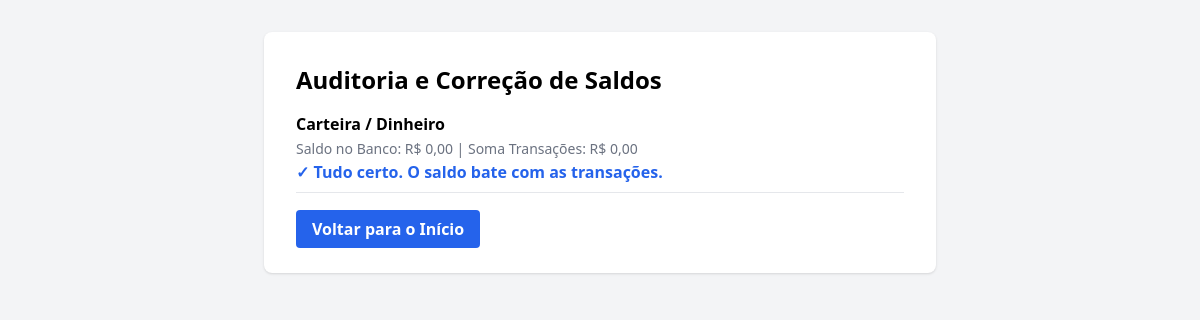
Screenshot of /src/recalcular_saldos.php with the database file from the repository.
### tables this page shows
CREATE TABLE accounts (
    id INT AUTO_INCREMENT PRIMARY KEY,
    name VARCHAR(50) NOT NULL,
    current_balance DECIMAL(10, 2) DEFAULT 0.00
);

### src/recalcular_saldos.php (the view, shortened to what this page needs)
<?php
require_once 'config.php';
?>
<!DOCTYPE html>
<html lang="pt-br">
<head>
    <?php require 'head.php'; ?>
</head>
<body class="bg-gray-100 p-8">
    <div class="max-w-2xl mx-auto bg-white p-8 rounded-lg shadow">
        <h2 class="text-2xl font-bold mb-4">Auditoria e Correção de Saldos</h2>
        <ul class="space-y-4">
<?php
try {
    $pdo->beginTransaction();
    $contas = $pdo->query("SELECT id, name, current_balance FROM accounts")->fetchAll();
    foreach ($contas as $conta) {
        $id = $conta['id'];
        $saldoNoBanco = (float)$conta['current_balance'];
        $stmtEnt = $pdo->prepare("SELECT SUM(amount) FROM transactions WHERE account_id = ? AND type = 'entrada' AND status = 'pago'");
        $stmtEnt->execute([$id]);
        $entradas = (float)$stmtEnt->fetchColumn();
        $stmtSai = $pdo->prepare("SELECT SUM(amount) FROM transactions WHERE account_id = ? AND type = 'saida' AND status = 'pago'");
        $stmtSai->execute([$id]);
        $saidas = (float)$stmtSai->fetchColumn();
        $saldoTransacoes = $entradas - $saidas;
        $diferenca = $saldoNoBanco - $saldoTransacoes;
        $saldoBancoFmt = number_format($saldoNoBanco, 2, ',', '.');
        $saldoCalcFmt = number_format($saldoTransacoes, 2, ',', '.');
        echo "<li class='border-b pb-2'>";
        echo "<strong>{$conta['name']}</strong><br>";
        echo "<span class='text-sm text-gray-500'>Saldo no Banco: R$ $saldoBancoFmt | Soma Transações: R$ $saldoCalcFmt</span><br>";
        if (abs($diferenca) > 0.01) {
            $tipoAjuste = ($diferenca > 0) ? 'entrada' : 'saida';
            $valorAjuste = abs($diferenca);
            $sqlAjuste = "INSERT INTO transactions
                          (description, amount, type, status, account_id, category_id, paid_at, person_id)
                          VALUES
                          (:desc, :amount, :type, 'pago', :acc, NULL, NOW(), 1)";
            $stmtAj = $pdo->prepare($sqlAjuste);
            $stmtAj->execute([
                'desc'   => "Saldo Inicial / Ajuste Automático",
                'amount' => $valorAjuste,
                'type'   => $tipoAjuste,
                'acc'    => $id
            ]);
            $idTransacao = $pdo->lastInsertId();
            $sqlHist = "INSERT INTO account_history
                        (account_id, transaction_id, operation_type, amount, previous_balance, new_balance)
                        VALUES (?, ?, ?, ?, ?, ?)";
            $stmtHist = $pdo->prepare($sqlHist);
            $stmtHist->execute([$id, $idTransacao, $tipoAjuste, $valorAjuste, $saldoTransacoes, $saldoNoBanco]);
            echo "<span class='text-green-600 font-bold'>✓ Corrigido: Criada transação de '$tipoAjuste' de R$ " . number_format($valorAjuste, 2, ',', '.') . " para oficializar o saldo inicial.</span>";
        } else {
            echo "<span class='text-blue-600 font-bold'>✓ Tudo certo. O saldo bate com as transações.</span>";
        }
        echo "</li>";
    }
    $pdo->commit();
    echo "</ul>";
    echo "<div class='mt-6'><a href='../index.php' class='bg-blue-600 text-white px-4 py-2 rounded font-bold hover:bg-blue-700'>Voltar para o Início</a></div>";
} catch (Exception $e) {
    $pdo->rollBack();
    echo "<p class='text-red-600 font-bold'>Erro: " . $e->getMessage() . "</p>";
}
?>
    </div>
</body>
</html>

### rows the page displays
accounts: name "Carteira / Dinheiro", current_balance "0,00", saldoCalcFmt "0,00", shows "✓ Tudo certo. O saldo bate com as transações."
